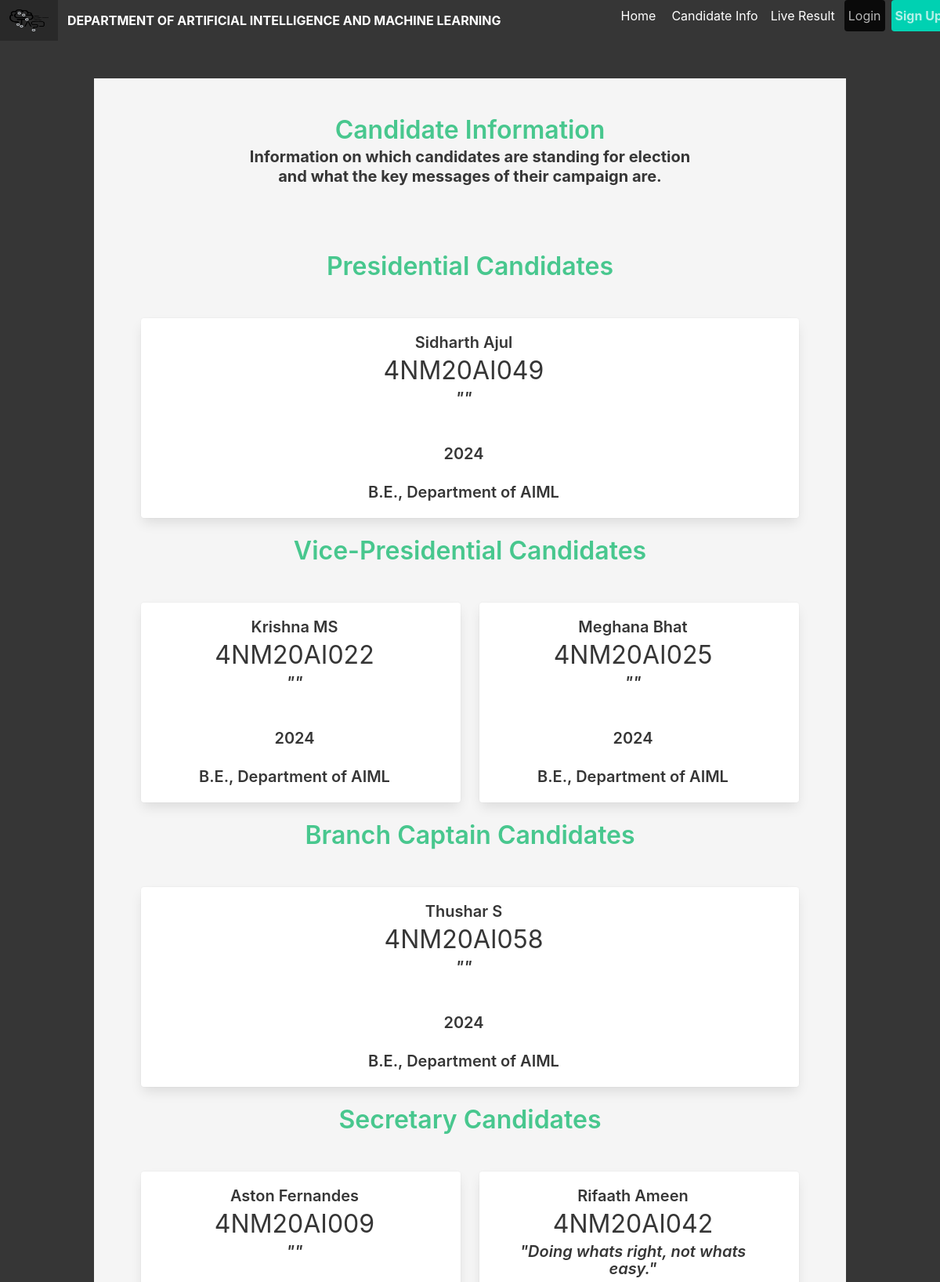
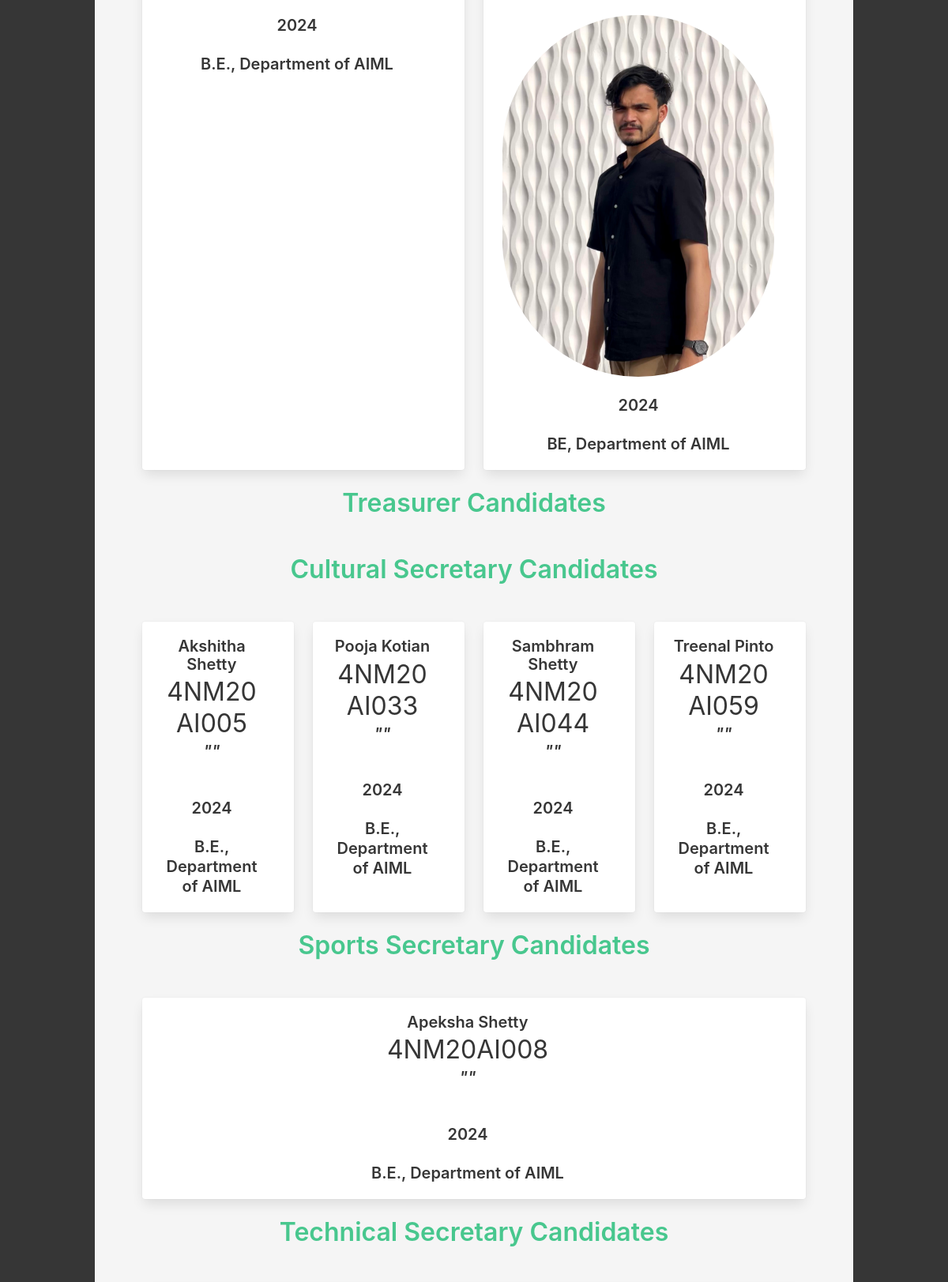
The page /candidate (upper part) on the database its author committed (2 pictures, top to bottom).
### app/models.py (models this page shows, shortened)
class CandidateModel(db.Model):
    __tablename__ = 'candidates'
    id = db.Column(db.Integer, primary_key=True, autoincrement=True)
    roll_num = db.Column(db.String(10), nullable=False, unique=True)
    first_name = db.Column(db.String(80), nullable=False)
    last_name = db.Column(db.String(80))
    batch = db.Column(db.String(120), nullable=False)
    course = db.Column(db.String(120), nullable=False)
    department = db.Column(db.String(120), nullable=False)
    post = db.Column(db.String(80), nullable=False)
    pic_path = db.Column(db.String(120), default='images/default.png')
    agenda =  db.Column(db.String(300), default="No agenda")

### app/views.py (the view)
@app.route("/candidate")
def candidate():
    prez = CandidateModel.query.filter_by(post="President").all()
    vice = CandidateModel.query.filter_by(post="Vice-President").all()
    bc = CandidateModel.query.filter_by(post="Branch-Captain").all()
    secretary = CandidateModel.query.filter_by(post="Secretary").all()
    treasurer = CandidateModel.query.filter_by(post="Treasurer").all()
    c_sec = CandidateModel.query.filter_by(post="Cultural-Secretary").all()
    s_sec = CandidateModel.query.filter_by(post="Sports-Secretary").all()
    t_sec = CandidateModel.query.filter_by(post="Techincal-Secretary").all()
    creative = CandidateModel.query.filter_by(post="Creative-Head").all()
    s_cord = CandidateModel.query.filter_by(post="SocialMedia-Coordinator").all()
    p_cord = CandidateModel.query.filter_by(post="Photography-Coordinator").all()
    graph = CandidateModel.query.filter_by(post="Graphic-Designer").all()
    website = CandidateModel.query.filter_by(post="Website-Manager").all()
    return render_template("candidate.html",prez=prez,vice=vice,bc=bc,secretary=secretary,treasurer=treasurer,c_sec=c_sec,t_sec=t_sec,s_sec=s_sec,creative=creative,s_cord=s_cord,p_cord=p_cord,graph=graph,website=website)

### app/templates/candidate.html (shortened to what this page needs)
{% extends "base.html" %}
{% block content %}
<section class="hero has-background-white-ter is-fullheight-with-navbar">
    <div class="hero-body">
      <div class="container">
        <div class="columns">
            <div class="column is-12 ">
              <h1 class="title has-text-success">
                Candidate Information
            </h1>
            <h2 class="subtitle is-5 has-text-dark has-text-centered has-text-weight-bold">
                Information on which candidates are standing for election <br>
                and what the key messages of their campaign are.
            </h2>
            <br>
            <br>
            <div class="column id-9">
              <h1 class="title has-text-success">Presidential Candidates</h1>
              <br>
              <div class="tile is-ancestor ">
              {% for prez in prez %}
                {% if not prez.last_name == 'Vote'%}
                    <div class="tile is-parent">
                      <article class="tile is-child box notification is-white">
                        <h1 class="title is-5 has-text-dark">{{ prez.first_name }} {{ prez.last_name }}</h1>
                        <p class="subtitle is-3 has-text-dark">{{prez.roll_num}}</p>
                        <p class="title is-5 has-text-dark is-italic">"{{prez.agenda}}"</p>
                        <br>
                        <p class="subtitle has-text-dark has-text-weight-semibold">{{prez.batch}}</p>
                        <p class="subtitle has-text-dark has-text-weight-semibold">{{prez.course}}, {{prez.department}}</p>
                      </article>
                    </div>
                {% endif %}
              {% endfor %}
              </div>
              <h1 class="title has-text-success">Vice-Presidential Candidates</h1>
              <br>
              <div class="tile is-ancestor ">
                {% for vice in vice %}
                  {% if not vice.last_name == 'Vote'%}
                      <div class="tile is-parent">
                        <article class="tile is-child box notification is-white">
                          <h1 class="title is-5 has-text-dark">{{ vice.first_name }} {{ vice.last_name }}</h1>
                          <p class="subtitle is-3 has-text-dark">{{vice.roll_num}}</p>
                          <p class="title is-5 has-text-dark is-italic"> "{{vice.agenda}}"</p>
                          <br>
                          <p class="subtitle has-text-dark has-text-weight-semibold">{{vice.batch}}</p>
                          <p class="subtitle has-text-dark has-text-weight-semibold">{{vice.course}}, {{vice.department}}</p>
                        </article>
                      </div>
                  {% endif %}
                {% endfor %}
            </div>
            <h1 class="title has-text-success">Branch Captain Candidates</h1>
              <br>
              <div class="tile is-ancestor ">
                {% for bc in bc %}
                  {% if not bc.last_name == 'Vote'%}
                      <div class="tile is-parent">
                        <article class="tile is-child box notification is-white">
                          <h1 class="title is-5 has-text-dark">{{ bc.first_name }} {{ bc.last_name }}</h1>
                          <p class="subtitle is-3 has-text-dark">{{bc.roll_num}}</p>
                          <p class="title is-5 has-text-dark is-italic"> "{{bc.agenda}}"</p>
                          <br>
                          <p class="subtitle has-text-dark has-text-weight-semibold">{{bc.batch}}</p>
                          <p class="subtitle has-text-dark has-text-weight-semibold">{{bc.course}}, {{bc.department}}</p>
                        </article>
                      </div>
                  {% endif %}
                {% endfor %}
            </div>
            <h1 class="title has-text-success">Secretary Candidates</h1>
              <br>
              <div class="tile is-ancestor ">
                {% for secretary in secretary %}
                  {% if not secretary.last_name == 'Vote'%}
                      <div class="tile is-parent">
                        <article class="tile is-child box notification is-white">
                          <h1 class="title is-5 has-text-dark">{{ secretary.first_name }} {{ secretary.last_name }}</h1>
                          <p class="subtitle is-3 has-text-dark">{{secretary.roll_num}}</p>
                          <p class="title is-5 has-text-dark is-italic"> "{{secretary.agenda}}"</p>
                          <figure class="image">
                              <img class="is-rounded" src="{{ secretary.pic_path}}">
                          </figure>
                          <br>
                          <p class="subtitle has-text-dark has-text-weight-semibold">{{secretary.batch}}</p>
                          <p class="subtitle has-text-dark has-text-weight-semibold">{{secretary.course}}, {{secretary.department}}</p>
                        </article>
                      </div>
                  {% endif %}
                {% endfor %}
            </div>
            <h1 class="title has-text-success">Treasurer Candidates</h1>
              <br>
            <h1 class="title has-text-success">Cultural Secretary Candidates</h1>
              <br>
              <div class="tile is-ancestor ">
                {% for c_sec in c_sec %}
                  {% if not c_sec.last_name == 'Vote'%}
                      <div class="tile is-parent">
                        <article class="tile is-child box notification is-white">
                          <h1 class="title is-5 has-text-dark">{{ c_sec.first_name }} {{ c_sec.last_name }}</h1>
                          <p class="subtitle is-3 has-text-dark">{{c_sec.roll_num}}</p>
                          <p class="title is-5 has-text-dark is-italic"> "{{c_sec.agenda}}"</p>
                          <br>
                          <p class="subtitle has-text-dark has-text-weight-semibold">{{c_sec.batch}}</p>
                          <p class="subtitle has-text-dark has-text-weight-semibold">{{c_sec.course}}, {{c_sec.department}}</p>
                        </article>
                      </div>
                  {% endif %}
                {% endfor %}
            </div>
            <h1 class="title has-text-success">Sports Secretary Candidates</h1>
              <br>
              <div class="tile is-ancestor ">
                {% for s_sec in s_sec %}
                  {% if not s_sec.last_name == 'Vote'%}
                      <div class="tile is-parent">
                        <article class="tile is-child box notification is-white">
                          <h1 class="title is-5 has-text-dark">{{ s_sec.first_name }} {{ s_sec.last_name }}</h1>
                          <p class="subtitle is-3 has-text-dark">{{s_sec.roll_num}}</p>
                          <p class="title is-5 has-text-dark is-italic"> "{{s_sec.agenda}}"</p>
                          <br>
                          <p class="subtitle has-text-dark has-text-weight-semibold">{{s_sec.batch}}</p>
                          <p class="subtitle has-text-dark has-text-weight-semibold">{{s_sec.course}}, {{s_sec.department}}</p>
                        </article>
                      </div>
                  {% endif %}
                {% endfor %}
            </div>
            <h1 class="title has-text-success">Technical Secretary Candidates</h1>
              <br>
              <div class="tile is-ancestor ">
                {% for t_sec in t_sec %}
                  {% if not t_sec.last_name == 'Vote'%}
                      <div class="tile is-parent">
                      </div>
                  {% endif %}
                {% endfor %}
            </div>
              <br>
              <br>
              <br>
              <br>
              <br>
          </div>
          </div>
<br>
<br>
{% endblock %}

### app/templates/base.html (shortened to what this page needs)
<!DOCTYPE html>
<html>
<head>
    {% block styles %}
    <link rel="stylesheet" href="https://cdnjs.cloudflare.com/ajax/libs/bulma/0.7.2/css/bulma.min.css" />
    {% endblock %}
</head>
<body>
    <section class="hero is-dark is-fullheight">
        <div class="hero-head is-black">
            <nav class="navbar href="/_">
                <div class="navbar-brand">
                    <a class="navbar-item" href="https://bulma.io">
                        <img src="static/images/tasc.png" width="50" height="60">
                      </a>
                    <a class="navbar-item has-text-weight-bold is-rounded is-transparent">
                     DEPARTMENT OF ARTIFICIAL INTELLIGENCE AND MACHINE LEARNING
                    </a>
                </div>
                <div class="container">
                    <div id="navbarMenuHeroA" class="navbar-menu">
                        <div class="navbar-end">
                            <p class="px-10">
                                <a href="{{ url_for('index') }}" class="navbar-item" >
                                    Home
                                </a>
                              </p>
                            <p class="px-1">
                                <a href="{{ url_for('candidate') }}" class="navbar-item px-1">
                                    Candidate Info
                                </a>
                              </p>
                            <p class="px-1">
                                <a href="{{ url_for('live_result') }}" class="navbar-item px-1">
                                    Live Result
                                </a>
                              </p>
                            {% if not current_user.is_authenticated %}
                            <p class="px-1">
                                <a href="{{ url_for('auth.login') }}" class="navbar-item button is-black px-1">
                                    Login
                                </a>
                              </p>
                            <p class="px-1">
                                <a href="{{ url_for('auth.register') }}" class="navbar-item button px-1 is-primary">
                                    <strong>Sign Up</strong>
                                </a>
                              </p>
                            {% endif %}
                        </div>
                    </div>
                </div>
            </nav>
        </div>
        <div class="hero-body">
            <div class="container has-text-centered">
               {% block content %}
               {% endblock %}
            </div>
        </div>
    </section>
</body>
</html>

### rows shown on the page
CandidateModel: first_name "Sidharth", last_name "Ajul", roll_num "4NM20AI049", batch "2024", course "B.E.", department "Department of AIML"
CandidateModel: first_name "Krishna", last_name "MS", roll_num "4NM20AI022", batch "2024", course "B.E.", department "Department of AIML"
CandidateModel: first_name "Meghana", last_name "Bhat", roll_num "4NM20AI025", batch "2024", course "B.E.", department "Department of AIML"
CandidateModel: first_name "Thushar", last_name "S", roll_num "4NM20AI058", batch "2024", course "B.E.", department "Department of AIML"
CandidateModel: first_name "Aston", last_name "Fernandes", roll_num "4NM20AI009", batch "2024", course "B.E.", department "Department of AIML"
CandidateModel: first_name "Rifaath", last_name "Ameen", roll_num "4NM20AI042", agenda "Doing whats right, not whats easy.", pic_path (picture), batch "2024", course "BE", department "Department of AIML"
CandidateModel: first_name "Akshitha", last_name "Shetty", roll_num "4NM20AI005", batch "2024", course "B.E.", department "Department of AIML"
CandidateModel: first_name "Pooja", last_name "Kotian", roll_num "4NM20AI033", batch "2024", course "B.E.", department "Department of AIML"
CandidateModel: first_name "Sambhram", last_name "Shetty", roll_num "4NM20AI044", batch "2024", course "B.E.", department "Department of AIML"
CandidateModel: first_name "Treenal", last_name "Pinto", roll_num "4NM20AI059", batch "2024", course "B.E.", department "Department of AIML"
CandidateModel: first_name "Apeksha", last_name "Shetty", roll_num "4NM20AI008", batch "2024", course "B.E.", department "Department of AIML"
